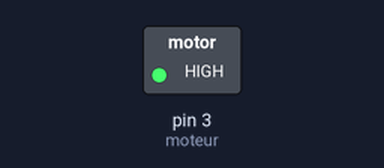
This sketch was run on a simulated Arduino Uno, built with avr-gcc and run on an emulated ATmega328P. On the bench: switched loads named in the sketch (green lamp = pin HIGH).

Above: at 2.5 s.
At 7.5 s:
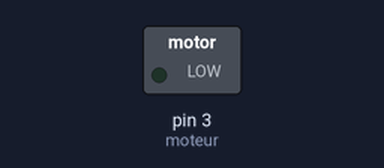
Timing chart, 0 to 13.0 s (numbered marks = the images above):
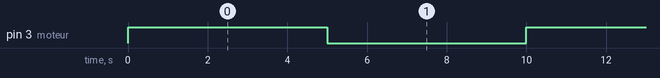

The sketch:

Moteur.ino
```cpp
const int moteur = 3;
void setup() {
  // put your setup code here, to run once:
  Serial.begin(9600);
  pinMode(moteur,OUTPUT);

}

void loop() {
  // put your main code here, to run repeatedly:
  digitalWrite(moteur,HIGH);
  delay(5000);
  digitalWrite(moteur,LOW);
  delay(5000);
}

/*Programme en partie tiré du projet bar arduino*/
```

Measured:
- by itself, pin 3 (moteur): alternates HIGH for 5.0 s and LOW for 5.0 s
